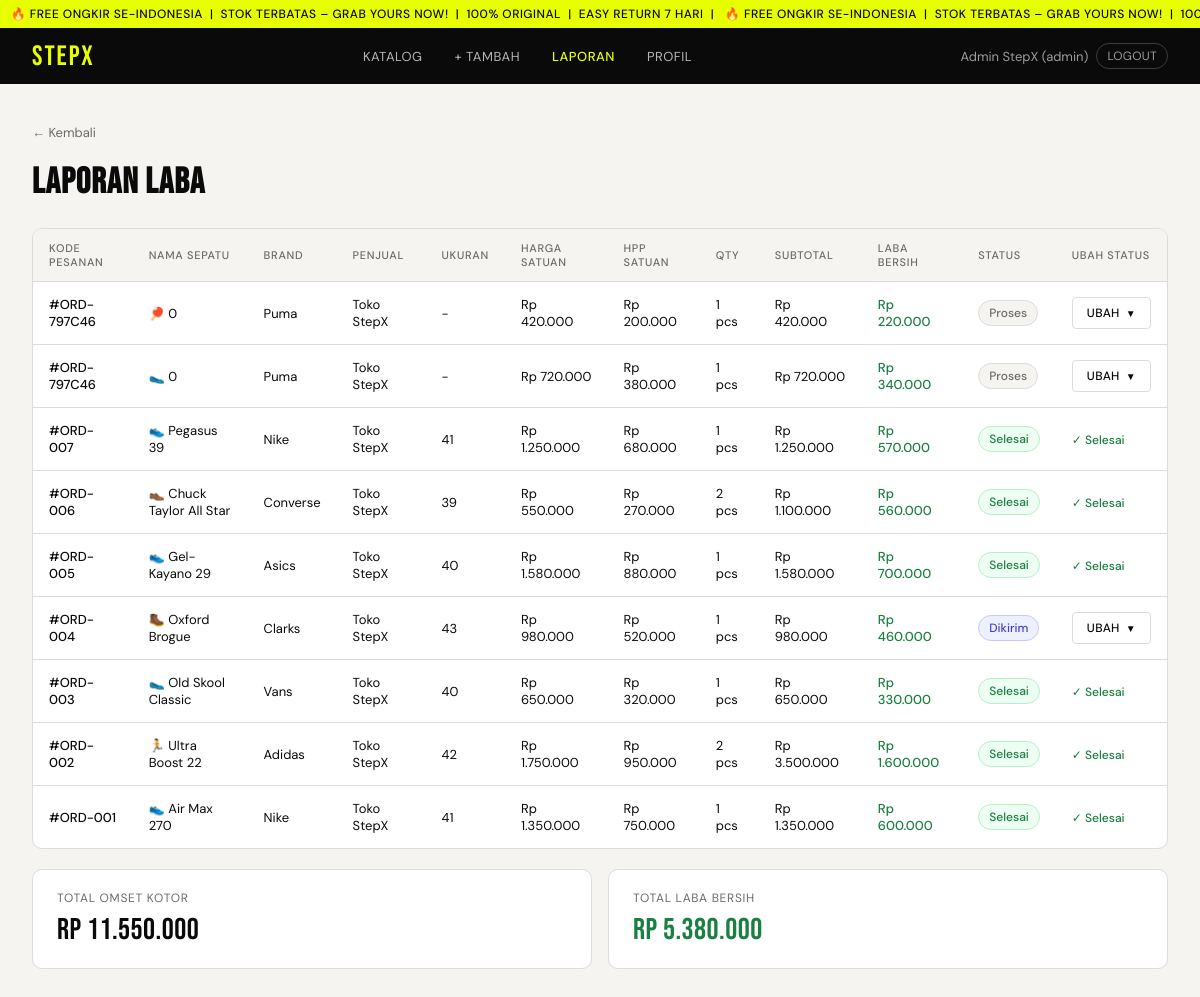
The page /laba.php (signed in) on the database its author committed.
### tables this page shows
CREATE TABLE IF NOT EXISTS `detail_pesanan` (
  `id` int unsigned NOT NULL AUTO_INCREMENT,
  `pesanan_id` int unsigned NOT NULL,
  `produk_id` int unsigned NOT NULL,
  `penjual_id` int unsigned NOT NULL,
  `nama_produk` varchar(200) NOT NULL COMMENT 'Snapshot nama saat order',
  `harga_satuan` decimal(12,2) NOT NULL COMMENT 'Snapshot harga saat order',
  `hpp_satuan` decimal(12,2) NOT NULL COMMENT 'Snapshot HPP saat order',
  `ukuran` varchar(10) DEFAULT NULL,
  `qty` int NOT NULL DEFAULT '1',
  `subtotal` decimal(12,2) NOT NULL,
  PRIMARY KEY (`id`),
  KEY `fk_detail_produk` (`produk_id`),
  KEY `idx_detail_penjual` (`penjual_id`),
  KEY `idx_detail_pesanan` (`pesanan_id`),
  CONSTRAINT `fk_detail_penjual` FOREIGN KEY (`penjual_id`) REFERENCES `users` (`id`),
  CONSTRAINT `fk_detail_pesanan` FOREIGN KEY (`pesanan_id`) REFERENCES `pesanan` (`id`) ON DELETE CASCADE,
  CONSTRAINT `fk_detail_produk` FOREIGN KEY (`produk_id`) REFERENCES `produk` (`id`)
);

CREATE TABLE IF NOT EXISTS `pesanan` (
  `id` int unsigned NOT NULL AUTO_INCREMENT,
  `kode_pesanan` varchar(20) NOT NULL,
  `pembeli_id` int unsigned NOT NULL,
  `alamat_id` int unsigned NOT NULL,
  `subtotal` decimal(12,2) NOT NULL,
  `ongkos_kirim` decimal(10,2) NOT NULL DEFAULT '0.00',
  `diskon` decimal(10,2) NOT NULL DEFAULT '0.00',
  `total_bayar` decimal(12,2) NOT NULL,
  `metode_bayar` enum('transfer_bank','cod','ewallet','kartu_kredit') NOT NULL,
  `status_bayar` enum('menunggu','lunas','gagal','refund') NOT NULL DEFAULT 'menunggu',
  `status_pesanan` enum('proses','dikemas','dikirim','selesai','dibatalkan') NOT NULL DEFAULT 'proses',
  `catatan` text,
  `created_at` datetime NOT NULL DEFAULT CURRENT_TIMESTAMP,
  `updated_at` datetime NOT NULL DEFAULT CURRENT_TIMESTAMP ON UPDATE CURRENT_TIMESTAMP,
  PRIMARY KEY (`id`),
  UNIQUE KEY `kode_pesanan` (`kode_pesanan`),
  KEY `fk_pesanan_alamat` (`alamat_id`),
  KEY `idx_pesanan_pembeli` (`pembeli_id`),
  KEY `idx_pesanan_status` (`status_pesanan`),
  KEY `idx_pesanan_tanggal` (`created_at`),
  CONSTRAINT `fk_pesanan_alamat` FOREIGN KEY (`alamat_id`) REFERENCES `alamat_pembeli` (`id`),
  CONSTRAINT `fk_pesanan_pembeli` FOREIGN KEY (`pembeli_id`) REFERENCES `users` (`id`)
);

CREATE TABLE IF NOT EXISTS `produk` (
  `id` int unsigned NOT NULL AUTO_INCREMENT,
  `penjual_id` int unsigned NOT NULL,
  `kategori_id` int unsigned NOT NULL,
  `nama` varchar(200) NOT NULL,
  `brand` varchar(100) NOT NULL,
  `deskripsi` text,
  `harga_jual` decimal(12,2) NOT NULL,
  `hpp` decimal(12,2) NOT NULL COMMENT 'Harga Pokok Penjualan / Modal',
  `stok` int NOT NULL DEFAULT '0',
  `berat_gram` int NOT NULL DEFAULT '500',
  `emoji` varchar(10) DEFAULT '?',
  `is_new` tinyint(1) NOT NULL DEFAULT '0',
  `status` enum('aktif','nonaktif','habis') NOT NULL DEFAULT 'aktif',
  `created_at` datetime NOT NULL DEFAULT CURRENT_TIMESTAMP,
  `updated_at` datetime NOT NULL DEFAULT CURRENT_TIMESTAMP ON UPDATE CURRENT_TIMESTAMP,
  PRIMARY KEY (`id`),
  KEY `idx_produk_kategori` (`kategori_id`),
  KEY `idx_produk_penjual` (`penjual_id`),
  KEY `idx_produk_status` (`status`),
  CONSTRAINT `fk_produk_kategori` FOREIGN KEY (`kategori_id`) REFERENCES `kategori` (`id`),
  CONSTRAINT `fk_produk_penjual` FOREIGN KEY (`penjual_id`) REFERENCES `users` (`id`),
  CONSTRAINT `chk_harga` CHECK ((`harga_jual` > 0)),
  CONSTRAINT `chk_hpp` CHECK ((`hpp` > 0)),
  CONSTRAINT `chk_stok` CHECK ((`stok` >= 0))
);

CREATE TABLE IF NOT EXISTS `users` (
  `id` int unsigned NOT NULL AUTO_INCREMENT,
  `nama` varchar(100) NOT NULL,
  `email` varchar(150) NOT NULL,
  `password` varchar(255) NOT NULL,
  `no_hp` varchar(20) DEFAULT NULL,
  `role` enum('pembeli','penjual','admin') NOT NULL DEFAULT 'pembeli',
  `status` enum('aktif','nonaktif','banned') NOT NULL DEFAULT 'aktif',
  `created_at` datetime NOT NULL DEFAULT CURRENT_TIMESTAMP,
  `updated_at` datetime NOT NULL DEFAULT CURRENT_TIMESTAMP ON UPDATE CURRENT_TIMESTAMP,
  PRIMARY KEY (`id`),
  UNIQUE KEY `email` (`email`)
);

### includes/config.php (called while the page is built, shortened)
<?php
function currentUser(): array {
    return [
        'id'    => $_SESSION['user_id']   ?? 0,
        'nama'  => $_SESSION['nama']      ?? '',
        'email' => $_SESSION['email']     ?? '',
        'role'  => $_SESSION['role']      ?? '',
        'no_hp' => $_SESSION['no_hp']     ?? '',
    ];
}
function rp(int|float $n): string {
    return 'Rp ' . number_format($n, 0, ',', '.');
}

### laba.php (the view, shortened to what this page needs)
<?php
require_once __DIR__ . '/includes/config.php';
$user = currentUser();
$db = getDB();
if ($user['role'] === 'admin') {
    $rows = $db->query(
        'SELECT
            dp.id,
            dp.pesanan_id,
            dp.produk_id,
            dp.nama_produk,
            dp.harga_satuan,
            dp.hpp_satuan,
            dp.qty,
            dp.subtotal,
            dp.ukuran,
            pr.brand,
            pr.emoji,
            u.nama  AS penjual_nama,
            p.kode_pesanan,
            p.status_pesanan
         FROM detail_pesanan dp
         JOIN produk  pr ON pr.id = dp.produk_id
         JOIN users   u  ON u.id  = dp.penjual_id
         JOIN pesanan p  ON p.id  = dp.pesanan_id
         ORDER BY dp.id DESC'
    )->fetch_all(MYSQLI_ASSOC);
}
$totalOmset = 0;
$totalLaba  = 0;
foreach ($rows as $r) {
    $totalOmset += (float)$r['subtotal'];
    $totalLaba  += ((float)$r['harga_satuan'] - (float)$r['hpp_satuan']) * (int)$r['qty'];
}
function statusStyle(string $s): array {
    return match($s) {
        'selesai'    => ['bg' => '#EDFFF2', 'color' => '#1A7F40', 'border' => '#B6F0C9'],
        'dikirim'    => ['bg' => '#EEF0FF', 'color' => '#4040CC', 'border' => '#C5C9FF'],
        'dikemas'    => ['bg' => '#FFFAEB', 'color' => '#A06300', 'border' => '#FFE5A0'],
        'proses'     => ['bg' => '#F5F4F0', 'color' => '#6B6B6B', 'border' => '#DCDCDC'],
        'dibatalkan' => ['bg' => '#FFF0EF', 'color' => '#FF3A2D', 'border' => '#FFCFCC'],
        default      => ['bg' => '#F5F4F0', 'color' => '#6B6B6B', 'border' => '#DCDCDC'],
    };
}
$colSpan = $user['role'] === 'admin' ? 12 : 11;
require_once __DIR__ . '/includes/header.php';
?>
<div class="laba-wrap">
  <a class="back-link" href="catalog.php" style="display:inline-flex;align-items:center;gap:6px;padding-top:8px">← Kembali</a>
  <h2>Laporan Laba</h2>
  <div class="laba-table-wrap">
    <table class="laba-table">
      <thead>
        <tr>
          <th>Kode Pesanan</th>
          <th>Nama Sepatu</th>
          <th>Brand</th>
          <?php if ($user['role'] === 'admin'): ?><th>Penjual</th><?php endif; ?>
          <th>Ukuran</th>
          <th>Harga Satuan</th>
          <th>HPP Satuan</th>
          <th>Qty</th>
          <th>Subtotal</th>
          <th>Laba Bersih</th>
          <th>Status</th>
          <th>Ubah Status</th>
        </tr>
      </thead>
      <tbody>
        <?php if (empty($rows)): ?>
          <tr>
            <td colspan="<?= $colSpan ?>"
                style="text-align:center;padding:32px;color:var(--muted)">
              Belum ada transaksi
            </td>
          </tr>
        <?php else: ?>
          <?php foreach ($rows as $r):
            $laba    = ((float)$r['harga_satuan'] - (float)$r['hpp_satuan']) * (int)$r['qty'];
            $st      = statusStyle($r['status_pesanan']);
            $dropId  = 'dd-' . $r['pesanan_id'] . '-' . $r['id'];
          ?>
          <tr id="row-<?= $r['pesanan_id'] ?>">
            <td style="font-weight:500"><?= htmlspecialchars($r['kode_pesanan']) ?></td>
            <td><?= htmlspecialchars($r['emoji'] ?? '') ?> <?= htmlspecialchars($r['nama_produk']) ?></td>
            <td><?= htmlspecialchars($r['brand']) ?></td>
            <?php if ($user['role'] === 'admin'): ?>
              <td><?= htmlspecialchars($r['penjual_nama']) ?></td>
            <?php endif; ?>
            <td><?= htmlspecialchars($r['ukuran'] ?? '-') ?></td>
            <td><?= rp($r['harga_satuan']) ?></td>
            <td><?= rp($r['hpp_satuan']) ?></td>
            <td><?= (int)$r['qty'] ?> pcs</td>
            <td><?= rp($r['subtotal']) ?></td>
            <td class="profit-val"><?= rp($laba) ?></td>
            <td>
              <span class="status-pill"
                style="background:<?= $st['bg'] ?>;color:<?= $st['color'] ?>;border-color:<?= $st['border'] ?>">
                <?= htmlspecialchars($r['status_pesanan']) ?>
              </span>
            </td>
            <td>
              <?php if ($r['status_pesanan'] === 'dibatalkan'): ?>
                <span style="font-size:12px;color:var(--muted)">—</span>
              <?php elseif ($r['status_pesanan'] === 'selesai'): ?>
                <span style="font-size:12px;color:#1A7F40;font-weight:500">✓ Selesai</span>
              <?php else: ?>
                <div class="status-dropdown" id="<?= $dropId ?>">
                  <button type="button" class="btn-ghost"
                    style="display:flex;align-items:center;gap:6px;font-size:12px"
                    onclick="toggleDropdown('<?= $dropId ?>')">
                    Ubah <span class="chevron">▼</span>
                  </button>
                </div>
              <?php endif; ?>
            </td>
          </tr>
          <?php endforeach; ?>
        <?php endif; ?>
      </tbody>
    </table>
  </div>
  <div class="laba-summary">
    <div class="summary-card">
      <div class="label">Total Omset Kotor</div>
      <div class="value"><?= rp($totalOmset) ?></div>
    </div>
    <div class="summary-card">
      <div class="label">Total Laba Bersih</div>
      <div class="value green"><?= rp($totalLaba) ?></div>
    </div>
  </div>
</div>
<?php require_once __DIR__ . '/includes/footer.php'; ?>

### assets/css/style.css (style rules this page uses)
*,*::before,*::after { box-sizing:border-box;margin:0;padding:0 }
:root { --brand:#0A0A0A; --accent:#E8FF00; --accent2:#FF3A2D; --surface:#F5F4F0; --surface2:#EBEBEB; --white:#FFFFFF; --text:#0A0A0A; --muted:#6B6B6B; --border:#DCDCDC; --radius:4px; --radius-lg:10px; --font-display:'Bebas Neue',sans-serif; --font-body:'DM Sans',sans-serif; }
body { font-family:var(--font-body);background:var(--surface);color:var(--text);min-height:100vh;font-size:15px }
a { color:inherit;text-decoration:none }
button { font-family:var(--font-body);cursor:pointer }
.btn-ghost { background:none;border:1.5px solid var(--border);color:var(--text);padding:7px 14px;border-radius:var(--radius);font-size:12px;font-weight:500;letter-spacing:.3px;text-transform:uppercase;transition:all .15s;cursor:pointer }
.back-link { display:inline-flex;align-items:center;gap:6px;color:var(--muted);font-size:13px;margin-bottom:20px;transition:color .15s }
.laba-wrap { padding:32px }
.laba-wrap h2 { font-family:var(--font-display);font-size:36px;letter-spacing:1px;margin-bottom:24px }
.laba-table-wrap { background:var(--white);border-radius:var(--radius-lg);border:1px solid var(--border);overflow:hidden }
.laba-table { width:100%;border-collapse:collapse;font-size:13px }
.laba-table th { background:var(--surface);padding:12px 16px;text-align:left;font-size:11px;text-transform:uppercase;letter-spacing:.7px;color:var(--muted);font-weight:500;border-bottom:1px solid var(--border) }
.laba-table td { padding:14px 16px;border-bottom:1px solid var(--border) }
.laba-table tr:last-child td { border-bottom:none }
.profit-val { color:#1A7F40;font-weight:500 }
.laba-summary { display:grid;grid-template-columns:1fr 1fr;gap:16px;margin-top:20px }
.summary-card { background:var(--white);border-radius:var(--radius-lg);border:1px solid var(--border);padding:20px 24px }
.summary-card .label { font-size:12px;text-transform:uppercase;letter-spacing:.7px;color:var(--muted);margin-bottom:6px }
.summary-card .value { font-family:var(--font-display);font-size:30px;letter-spacing:.5px }
.summary-card .value.green { color:#1A7F40 }
.status-pill { display:inline-flex;align-items:center;gap:6px;padding:4px 10px;border-radius:20px;font-size:12px;font-weight:500;border:1px solid;text-transform:capitalize;white-space:nowrap }
.status-dropdown { position:relative;display:inline-block }
.chevron { font-size:10px;transition:transform .15s }

### rows shown on the page
detail_pesanan: pesanan.kode_pesanan "#ORD-797C46", produk.emoji "🏓", nama_produk "0", produk.brand "Puma", penjual.nama "Toko StepX", ukuran "-", harga_satuan "Rp 420.000", hpp_satuan "Rp 200.000", qty "1", subtotal "Rp 420.000", rp($laba) "Rp 220.000", pesanan.status_pesanan "Proses"
detail_pesanan: pesanan.kode_pesanan "#ORD-797C46", produk.emoji "🥿", nama_produk "0", produk.brand "Puma", penjual.nama "Toko StepX", ukuran "-", harga_satuan "Rp 720.000", hpp_satuan "Rp 380.000", qty "1", subtotal "Rp 720.000", rp($laba) "Rp 340.000", pesanan.status_pesanan "Proses"
detail_pesanan: pesanan.kode_pesanan "#ORD-007", produk.emoji "👟", nama_produk "Pegasus 39", produk.brand "Nike", penjual.nama "Toko StepX", ukuran "41", harga_satuan "Rp 1.250.000", hpp_satuan "Rp 680.000", qty "1", subtotal "Rp 1.250.000", rp($laba) "Rp 570.000", pesanan.status_pesanan "Selesai", shows "✓ Selesai"
detail_pesanan: pesanan.kode_pesanan "#ORD-006", produk.emoji "👞", nama_produk "Chuck Taylor All Star", produk.brand "Converse", penjual.nama "Toko StepX", ukuran "39", harga_satuan "Rp 550.000", hpp_satuan "Rp 270.000", qty "2", subtotal "Rp 1.100.000", rp($laba) "Rp 560.000", pesanan.status_pesanan "Selesai", shows "✓ Selesai"
detail_pesanan: pesanan.kode_pesanan "#ORD-005", produk.emoji "👟", nama_produk "Gel-Kayano 29", produk.brand "Asics", penjual.nama "Toko StepX", ukuran "40", harga_satuan "Rp 1.580.000", hpp_satuan "Rp 880.000", qty "1", subtotal "Rp 1.580.000", rp($laba) "Rp 700.000", pesanan.status_pesanan "Selesai", shows "✓ Selesai"
detail_pesanan: pesanan.kode_pesanan "#ORD-004", produk.emoji "🥾", nama_produk "Oxford Brogue", produk.brand "Clarks", penjual.nama "Toko StepX", ukuran "43", harga_satuan "Rp 980.000", hpp_satuan "Rp 520.000", qty "1", subtotal "Rp 980.000", rp($laba) "Rp 460.000", pesanan.status_pesanan "Dikirim"
detail_pesanan: pesanan.kode_pesanan "#ORD-003", produk.emoji "🥿", nama_produk "Old Skool Classic", produk.brand "Vans", penjual.nama "Toko StepX", ukuran "40", harga_satuan "Rp 650.000", hpp_satuan "Rp 320.000", qty "1", subtotal "Rp 650.000", rp($laba) "Rp 330.000", pesanan.status_pesanan "Selesai", shows "✓ Selesai"
detail_pesanan: pesanan.kode_pesanan "#ORD-002", produk.emoji "🏃", nama_produk "Ultra Boost 22", produk.brand "Adidas", penjual.nama "Toko StepX", ukuran "42", harga_satuan "Rp 1.750.000", hpp_satuan "Rp 950.000", qty "2", subtotal "Rp 3.500.000", rp($laba) "Rp 1.600.000", pesanan.status_pesanan "Selesai", shows "✓ Selesai"
detail_pesanan: pesanan.kode_pesanan "#ORD-001", produk.emoji "👟", nama_produk "Air Max 270", produk.brand "Nike", penjual.nama "Toko StepX", ukuran "41", harga_satuan "Rp 1.350.000", hpp_satuan "Rp 750.000", qty "1", subtotal "Rp 1.350.000", rp($laba) "Rp 600.000", pesanan.status_pesanan "Selesai", shows "✓ Selesai"

### other values the page prints
$user['nama'] "Admin StepX"
$user['role'] "admin"
rp($totalOmset) "Rp 11.550.000"
rp($totalLaba) "Rp 5.380.000"
